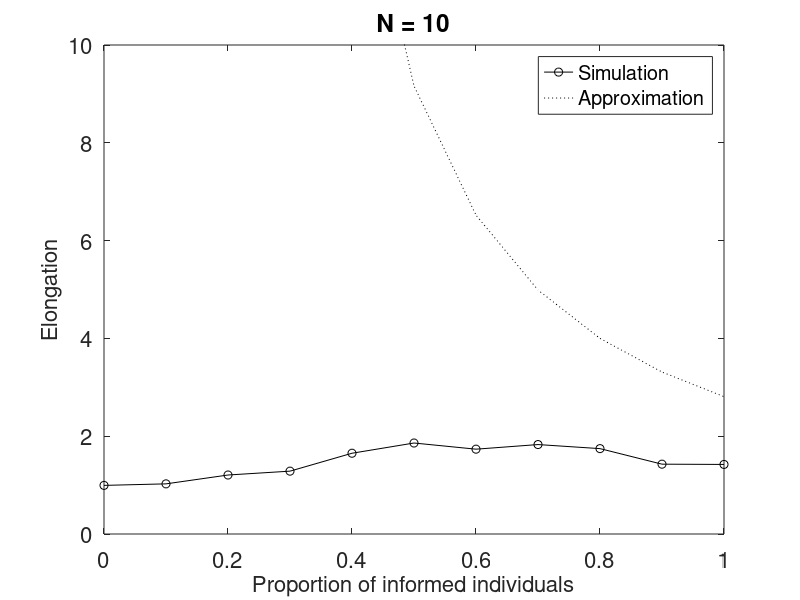

Write the MATLAB code that produced this figure. (Note: this script raises an error after producing the figure.)
clear all
close all

load accuracy10
tot_acc(1,:) = accuracy; 
load y10
tot_y(1,:) = y;
load elongvals10
tot_elong(1,:) = elongvals;

load Vals30
tot_y(2,:) = y30;
tot_acc(2,:) = accuracy30;
tot_elong(2,:) = elongvals30;

load y50
tot_y(3,:) = y;
load accuracy50
tot_acc(3,:) = accuracy;
load elongvals50
tot_elong(3,:) = elongvals;

load result100
tot_y(4,:) = y100;
tot_acc(4,:) = accuracy100;
tot_elong(4,:) = elongvals100;

p = linspace(0,1, size(tot_y,2));
cPicker = 'ko-';
cPicker2 = 'k:';
Ns = [10 30 50 100];
w = 0.5;
a = 1;
for i = 1:size(tot_y,1)
	N = Ns(i);
	%y_approx(i,:) = (N./(((sqrt(w*N.*p)-1)*a).*((sqrt(N.*p)-1)*a)));
	y_approx(i,:) = (((N./sqrt(N*p*w)-1)*a)./(((sqrt(w*N.*p)-1)*a)));
	%y_approx(i,:) = y_approx(i,:)./(1+(y_approx(i,:)).*exp(-p*10000));
end

for i = 1:size(tot_y,1)
	figure;
	plot(p,tot_elong(i,:), cPicker)
	hold on
	plot(p,y_approx(i,:),cPicker2);
	title(['N = ', num2str(Ns(i))]);
	ax1 = ylabel('Elongation');
	ax2 = xlabel('Proportion of informed individuals');
	legend('Simulation', 'Approximation')
	set(gca, 'FontSize', 16, 'YLim', [0 10])
	set(ax1, 'FontSize', 16);
	set(ax2, 'FontSize', 16);
	mystr = sprintf('elongation%d.tikz',Ns(i));
	matlab2tikz_short(mystr);
end
%ph = linspace(0,1,101);


%legend('N=10', 'N=30', 'N=50', 'N=100')





